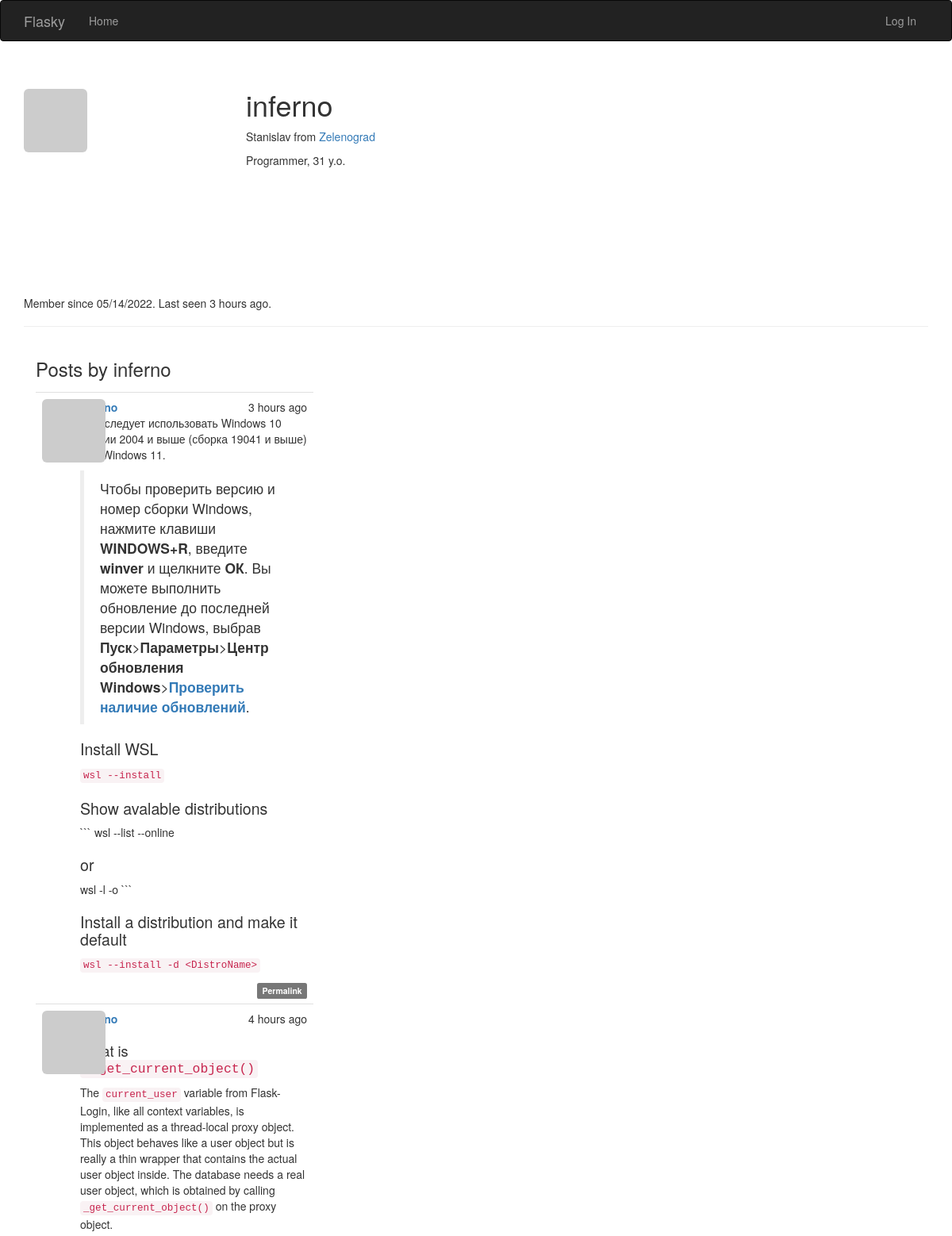
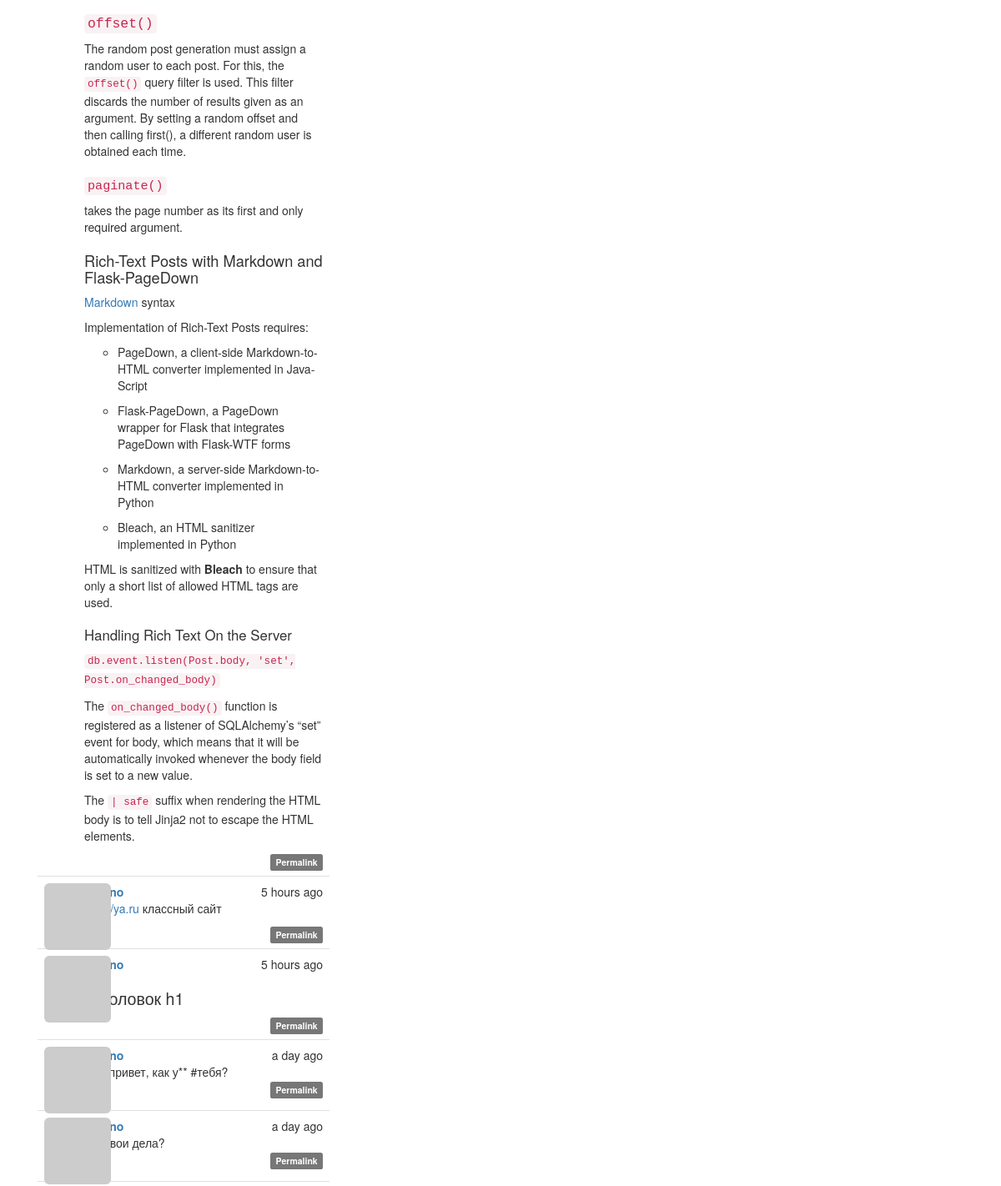
The page /user/inferno (upper part) on the database as committed earlier (2 pictures, top to bottom).
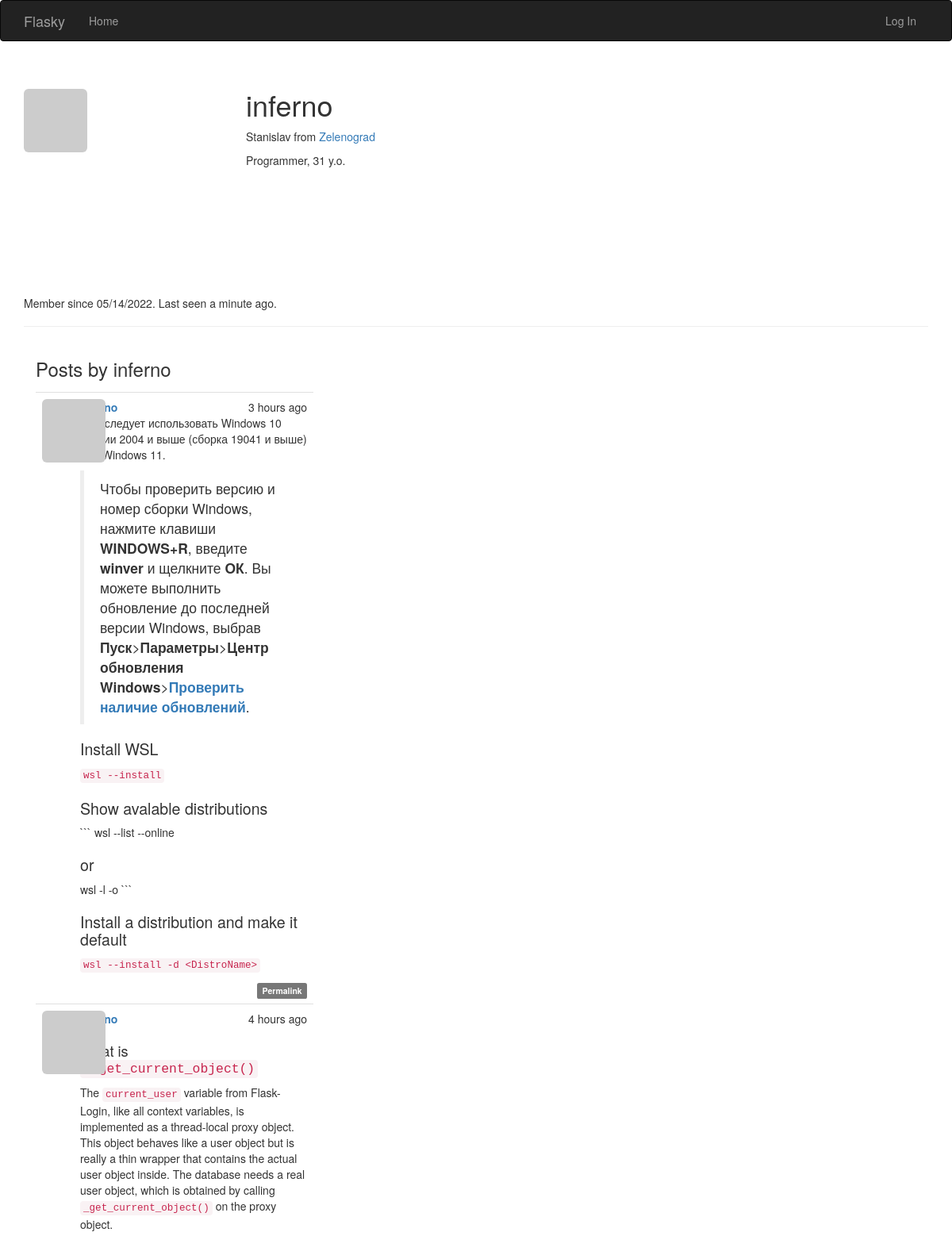
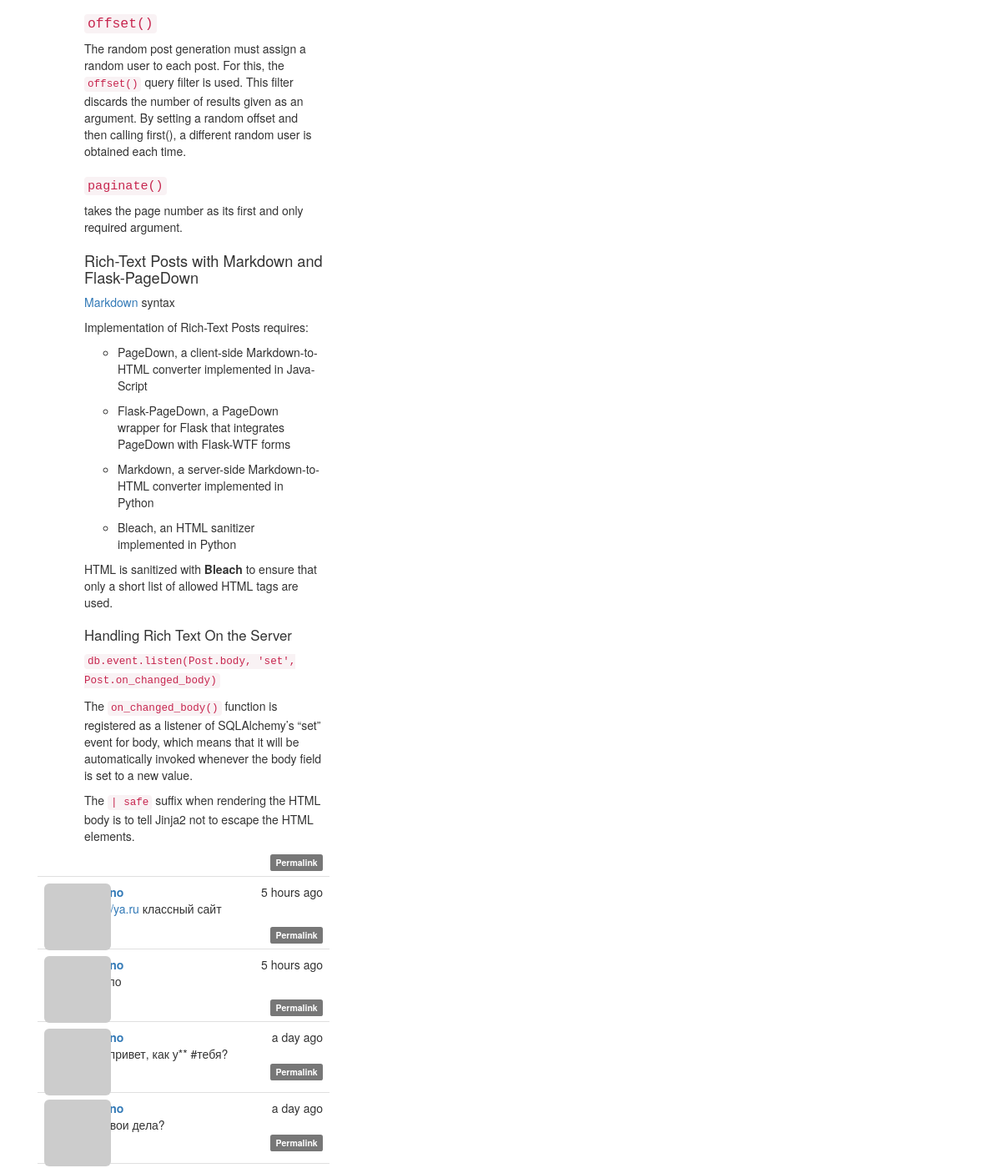
The same page on the database as committed later (2 pictures, top to bottom).
### app/models.py (models this page shows, shortened)
class User(UserMixin, db.Model):
    __tablename__ = 'users'
    id = db.Column(db.Integer, primary_key=True)
    email = db.Column(db.String(64), unique=True, index=True)
    username = db.Column(db.String(64), unique=True, index=True)
    password_hash = db.Column(db.String(128))
    role_id = db.Column(db.Integer, db.ForeignKey('roles.id'))
    confirmed = db.Column(db.Boolean, default=False)
    name = db.Column(db.String(64))
    location = db.Column(db.String(64))
    about_me = db.Column(db.Text())
    member_since = db.Column(db.DateTime(), default=datetime.utcnow)
    last_seen = db.Column(db.DateTime(), default=datetime.utcnow)
    avatar_hash = db.Column(db.String(32))
    posts = db.relationship('Post', backref='author', lazy='dynamic')
    @property
    def password(self):
        raise AttributeError('password is not a readable attribute')
    def gravatar(self, size=100, default='identicon', rating='g'):
        if request.is_secure:
            url = 'https://secure.gravatar.com/avatar'
        else:
            url = 'http://secure.gravatar.com/avatar'
        hash = hashlib.md5(self.email.lower().encode('utf-8')).hexdigest()
        return f'{url}/{hash}?s={size}&d={default}&r={rating}'

class Post(db.Model):
    __tablename__ = 'posts'
    id = db.Column(db.Integer, primary_key=True)
    body = db.Column(db.Text)
    body_html = db.Column(db.Text)
    timestamp = db.Column(db.DateTime, index=True, default=datetime.utcnow)
    auth_id = db.Column(db.Integer, db.ForeignKey('users.id'))

### app/main/views.py (the view)
@main.route('/user/<username>')
def user(username):
    user = User.query.filter_by(username=username).first_or_404()
    posts = user.posts.order_by(Post.timestamp.desc()).all()
    return render_template('user.html', user=user, posts=posts)

### app/auth/views.py (called while the page is built)
@auth.before_app_request
def before_request():
    if current_user.is_authenticated:
        current_user.ping()
        if not current_user.confirmed \
                and request.blueprint != 'auth' \
                and request.endpoint != 'static':
            return redirect(url_for('auth.unconfirmed'))

### app/main/__init__.py (called while the page is built)
@main.app_context_processor
def inject_permissions():
    return dict(Permission=Permission)

### app/models.py (called while the page is built)
    def is_administrator(self):
        return False

### app/templates/user.html (shortened to what this page needs)
{% extends "base.html" %}
{% import "bootstrap/wtf.html" as wtf %}
{% block page_content %}
    <div class="page-header">
        <img class="img-rounded profile-thumbnail" src="{{ user.gravatar(size=256) }}">
        <div class="profile-header">
            <h1>{{ user.username }}</h1>
        {% if user.name or user.location %}
        <p>
            {% if user.name %}{{ user.name }}{% endif %}
            {% if user.location %}
                from <a href="http://maps.google.com/?q={{ user.location }}">
                {{ user.location}}
        </a>
            {% endif %}
        </p>
        {% endif %}
        {% if user.about_me %}<p>{{ user.about_me }}</p>{% endif %}
            </div>
        <p>
            Member since {{ moment(user.member_since).format('L') }}.
            Last seen {{ moment(user.last_seen).fromNow() }}.
        </p>
    </div>
    <div class="col-md-4">
        <h3>Posts by {{user.username}} </h3>
        {% include '_posts.html' %}
    </div>
{% endblock %}

### app/templates/base.html (shortened to what this page needs)
{% extends "bootstrap/base.html" %}
{% block head %}
{{ super() }}
<link rel="stylesheet" type="text/css" href="{{ url_for('static', filename='styles.css') }}">
{% endblock %}
{% block navbar %}
<div class="navbar navbar-inverse" role="navigation">
    <div class="container">
        <div class="navbar-header">
            <a class="navbar-brand" href="/">Flasky</a>
        </div>
        <div class="navbar-collapse collapse">
            <ul class="nav navbar-nav">
                <li><a href="/">Home</a></li>
            </ul>
            <ul class="nav navbar-nav navbar-right">
                {% if current_user.is_authenticated %}
            <li><a href="{{ url_for('auth.logout') }}">
                    Log Out</a></li>
                {% else %}
                <li><a href="{{ url_for('auth.login') }}">Log In</a></li>
                {% endif %}
            </ul>
        </div>
    </div>
</div>
{% endblock %}
{% block content %}
<div class="container">
    {% block page_content %}{% endblock %}
</div>
{% endblock %}

### app/templates/_posts.html (shortened to what this page needs)
<ul class="posts">
    {% for post in posts %}
    <li class="post">
        <div class="profile-thumbnail">
            <a href="{{ url_for('.user', username=post.author.username) }}">
                <img class="img-rounded profile-thumbnail" src="{{ post.author.gravatar(size=40) }}">
            </a>
        </div>
        <div class="post-date">{{ moment(post.timestamp).fromNow() }}</div>
        <div class="post-author">
            <a href="{{ url_for('.user', username=post.author.username) }}">
            </a>
        </div>
       <div class="post-content">
        <div class="post-body">
            {% if post.body_html %}
                {{ post.body_html | safe }}
            {% else %}
                {{ post.body }}
        {% endif %}
        </div>
        <div class="post-footer">
            <a href="{{ url_for('.post', id=post.id) }}">
                <span class="label label-default">Permalink</span>
            </a>
        </div>
</div>
    </li>
    {% endfor %}
</ul>

### app/static/styles.css (style rules this page uses)
.profile-thumbnail { position: absolute; }
.profile-header { min-height: 260px; margin-left: 280px; }
ul.posts { list-style-type: none; padding: 0px; margin: 16px 0px 0px 0px; border-top: 1px solid #e0e0e0; }
ul.posts li.post { padding: 8px; border-bottom: 1px solid #e0e0e0; }
div.post-date { float: right; }
div.post-author { font-weight: bold; margin-left: 48px; }
div.post-content { margin-left: 48px; min-height: 48px; }
div.post-footer { text-align: right; }
.post-body h1 { font-size: 140%; }
.post-body h2 { font-size: 130%; }
.post-body h3 { font-size: 120%; }

Rows that differ between the two databases and show on the page:
changed User "inferno": last_seen "3 hours ago" → "a minute ago"
changed Post (number 4 of 6 on the later page): body_html "Заголовок h1" → (not shown)
